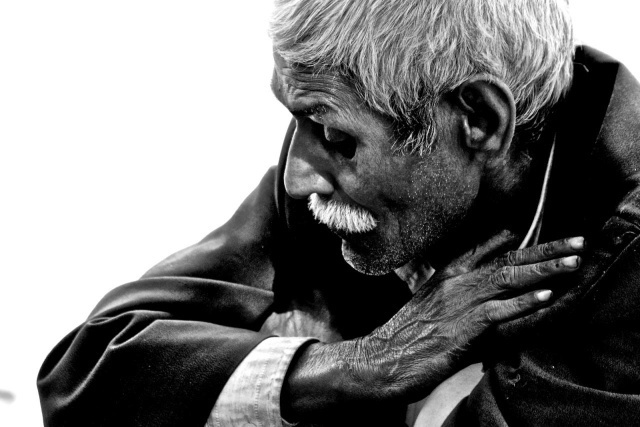
#> input picture assets/abstract_examples/sadness-210-original.jpg, 640 x 427 px
$ python make_abstract_figure.py
#> lines starting #> are read from the running program, lines starting #| are printed output that depends on the picture
#> in main, `canvas = Image.new("RGB", (width, height), "white")`: canvas: PIL image 2000x520 RGB; every value is 255
"""Build the image-centred framework figure used in the WiML abstract."""

from pathlib import Path
from typing import Optional, Tuple

from PIL import Image, ImageDraw, ImageFont


ROOT = Path(__file__).resolve().parents[1]
OUTPUT = ROOT / "abstract" / "figures" / "counterfactual_twins_examples.png"


def font(size: int, bold: bool = False) -> ImageFont.FreeTypeFont:
#> called with size = 27, bold = True
    name = "DejaVuSans-Bold.ttf" if bold else "DejaVuSans.ttf"
    candidates = [
        Path("/System/Library/Fonts/Supplemental/Arial Bold.ttf" if bold else "/System/Library/Fonts/Supplemental/Arial.ttf"),
        Path("/usr/share/fonts/truetype/dejavu") / name,
    ]
    for candidate in candidates:
        if candidate.exists():
            return ImageFont.truetype(str(candidate), size=size)
    return ImageFont.load_default()


def fit_image(
    path: Path,
    size: Tuple[int, int],
    crop: Optional[Tuple[int, int, int, int]] = None,
) -> Image.Image:
#> called with size = (202, 172), crop = (245, 0, 520, 275)
    with Image.open(path) as source:
#> source is the input picture: PIL image 640x427 RGB; min 0, max 255, mean 122.5
        image = source.convert("RGB")
    if crop:
        image = image.crop(crop)
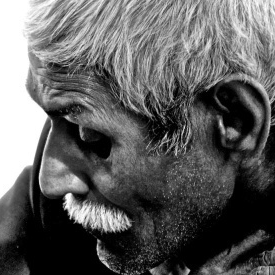
#> image: PIL image 275x275 RGB; min 0, max 255, mean 95.3
    target_w, target_h = size
    scale = min(target_w / image.width, target_h / image.height)
#> scale = 0.625
    resized = image.resize(
        (max(1, round(image.width * scale)), max(1, round(image.height * scale))),
        Image.Resampling.LANCZOS,
    )
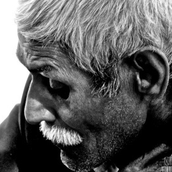
#> resized: PIL image 172x172 RGB; min 0, max 255, mean 95.3
    panel = Image.new("RGB", size, "#f7f7f7")
#> panel: PIL image 202x172 RGB; every value is 247
    panel.paste(resized, ((target_w - resized.width) // 2, (target_h - resized.height) // 2))
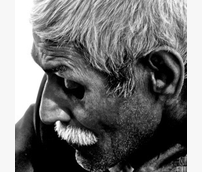
#> panel: PIL image 202x172 RGB; min 0, max 255, mean 117.9
    return panel


def centred(draw: ImageDraw.ImageDraw, xy: Tuple[int, int], text: str, text_font, fill: str) -> None:
    x, y = xy
    box = draw.textbbox((0, 0), text, font=text_font)
    draw.text((x - (box[2] - box[0]) / 2, y), text, font=text_font, fill=fill)


def main() -> None:
    original_scene = ROOT / "assets" / "abstract_examples" / "disgust-224-original.jpg"
    original_face = ROOT / "assets" / "abstract_examples" / "sadness-210-original.jpg"
    examples = [
        (
            "FACIAL AU REGION",
            "neutralise brow evidence",
            original_face,
            ROOT / "assets" / "abstract_examples" / "facial-au-twin.png",
            (245, 0, 520, 275),
            None,
            "#b54545",
        ),
        (
            "COLOUR + LIGHTING",
            "remove local chroma",
            original_scene,
            ROOT / "assets" / "abstract_examples" / "color-lighting-twin.png",
            None,
            None,
            "#c87922",
        ),
        (
            "SCENE CONTEXT",
            "attenuate background",
            original_scene,
            ROOT / "assets" / "abstract_examples" / "scene-context-twin.png",
            None,
            None,
            "#3e7c59",
        ),
        (
            "EMBEDDED TEXT",
            "insert conflicting affect",
            original_scene,
            ROOT / "assets" / "abstract_examples" / "embedded-text-twin.png",
            None,
            None,
            "#3f68a8",
        ),
    ]

    width, height = 2000, 520
    margin, gap = 30, 18
    card_w = (width - 2 * margin - 3 * gap) // 4
    image_w, image_h = 202, 172
    canvas = Image.new("RGB", (width, height), "white")
    draw = ImageDraw.Draw(canvas)
    title_font = font(27, bold=True)
    label_font = font(22, bold=True)
    small_font = font(20)
    footer_font = font(23, bold=True)

    for index, (title, operation, before_path, after_path, before_crop, after_crop, accent) in enumerate(examples):
        x0 = margin + index * (card_w + gap)
        x1 = x0 + card_w
        draw.rounded_rectangle((x0, 10, x1, 373), radius=12, fill="#fbfbfb", outline=accent, width=3)
        centred(draw, ((x0 + x1) // 2, 25), title, title_font, accent)

        left_x = x0 + 17
        right_x = x1 - 17 - image_w
        image_y = 98
        centred(draw, (left_x + image_w // 2, 65), "ORIGINAL", label_font, "#444444")
        centred(draw, (right_x + image_w // 2, 65), "TWIN", label_font, accent)

        before = fit_image(before_path, (image_w, image_h), before_crop)
        after = fit_image(after_path, (image_w, image_h), after_crop)
#> call 2 of fit_image, with size = (202, 172)
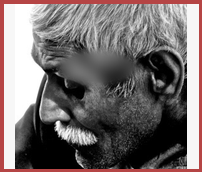
#> input picture assets/abstract_examples/facial-au-twin.png, 202 x 172 px
#> in fit_image, source is the input picture: PIL image 202x172 RGB; mean R, G, B 117.1, 108.8, 108.8
        canvas.paste(before, (left_x, image_y))
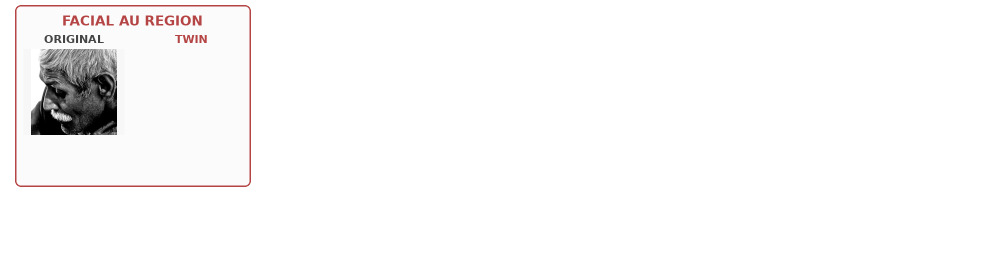
#> canvas: PIL image 2000x520 RGB (shown at 1/2 size); mean R, G, B 249.2, 248.3, 248.3
        canvas.paste(after, (right_x, image_y))
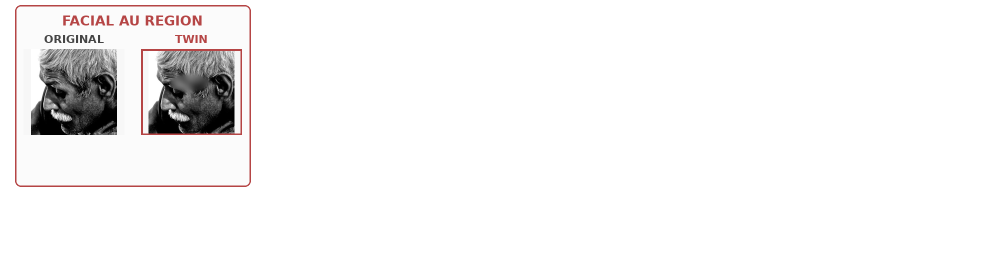
#> canvas: PIL image 2000x520 RGB (shown at 1/2 size); mean R, G, B 244.7, 243.6, 243.6
        draw.rectangle((left_x, image_y, left_x + image_w, image_y + image_h), outline="#777777", width=2)
        draw.rectangle((right_x, image_y, right_x + image_w, image_y + image_h), outline=accent, width=4)

        arrow_left = left_x + image_w + 7
        arrow_right = right_x - 7
        arrow_y = image_y + image_h // 2
        draw.line((arrow_left, arrow_y, arrow_right, arrow_y), fill=accent, width=5)
        draw.polygon(
            [(arrow_right, arrow_y), (arrow_right - 12, arrow_y - 9), (arrow_right - 12, arrow_y + 9)],
            fill=accent,
        )
        centred(draw, ((x0 + x1) // 2, 294), operation, small_font, "#333333")
        centred(draw, ((x0 + x1) // 2, 327), "one cue changed; other content preserved", font(16), "#666666")
#> pass 2 of the loop in main, `for index, (title, operation, before_path, after_path, before_crop, af..`:
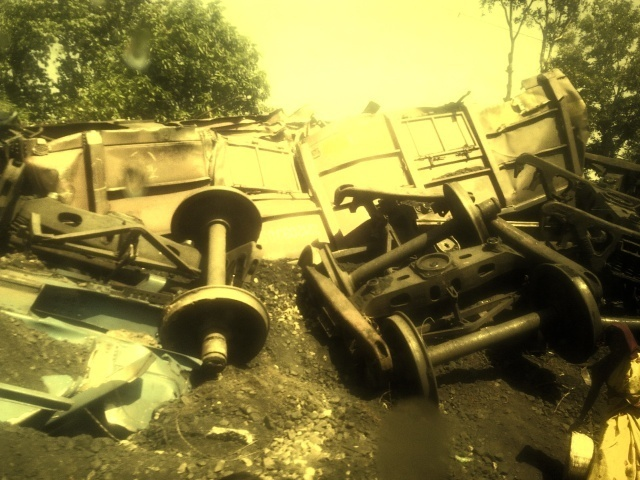
#> input picture assets/abstract_examples/disgust-224-original.jpg, 640 x 480 px
#> in fit_image, source is the input picture: PIL image 640x480 RGB; mean R, G, B 134.9, 125.9, 61.4
#> resized: PIL image 202x152 RGB
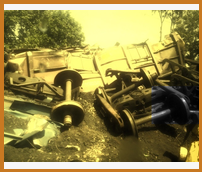
#> input picture assets/abstract_examples/color-lighting-twin.png, 202 x 172 px
#> in fit_image, source is the input picture: PIL image 202x172 RGB; mean R, G, B 148.6, 135.3, 74.4
#> in main, `canvas.paste(after, (right_x, image_y))`:
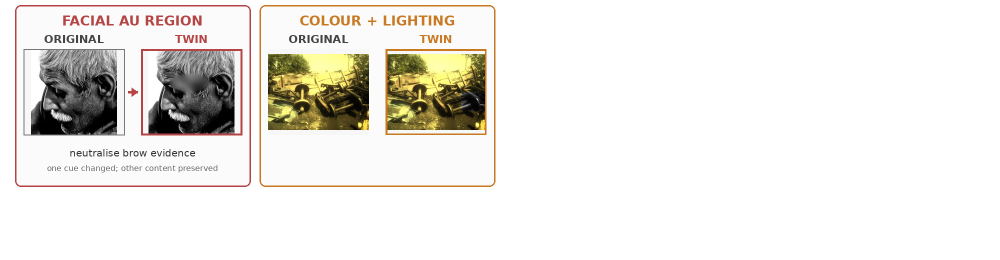
#> canvas: PIL image 2000x520 RGB (shown at 1/2 size); mean R, G, B 236.1, 233.6, 229
#> pass 3 of the loop in main, `for index, (title, operation, before_path, after_path, before_crop, af..`:
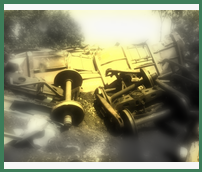
#> input picture assets/abstract_examples/scene-context-twin.png, 202 x 172 px
#> in fit_image, source is the input picture: PIL image 202x172 RGB; mean R, G, B 133.6, 133.9, 104.9
#> in main, `canvas.paste(before, (left_x, image_y))`:
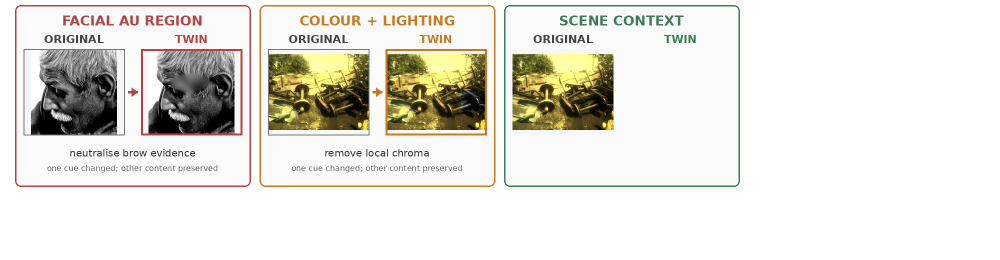
#> canvas: PIL image 2000x520 RGB (shown at 1/2 size); mean R, G, B 230, 227.6, 220.9
#> in main, `canvas.paste(after, (right_x, image_y))`:
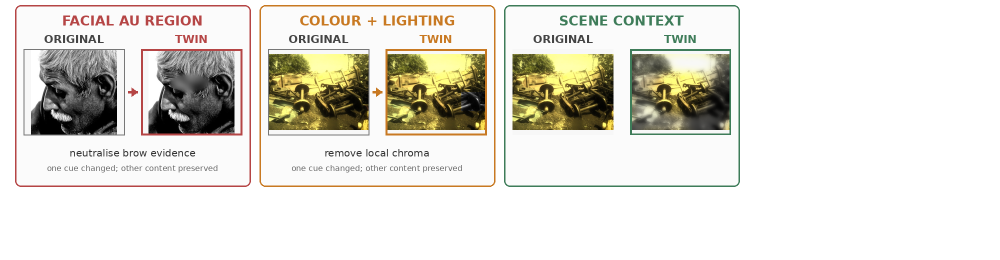
#> canvas: PIL image 2000x520 RGB (shown at 1/2 size); mean R, G, B 226.1, 223.7, 216
#> the loop made 4 passes; the first 3 are shown

    draw.rounded_rectangle((margin, 399, width - margin, 504), radius=12, fill="#f0f5f5", outline="#4a7777", width=2)
    centred(draw, (width // 2, 414), "REPORT-CONDITIONED COUNTERFACTUAL AUDIT", footer_font, "#285d5d")
    centred(
        draw,
        (width // 2, 450),
        "1  model reports cue on original   ->   2  report selects visible region   ->   3  intervene   ->   4  re-query the same model",
        font(18),
        "#222222",
    )
    centred(
        draw,
        (width // 2, 478),
        "test: reported-target response  >  unreported-cue and matched-region controls",
        font(17),
        "#555555",
    )

    OUTPUT.parent.mkdir(parents=True, exist_ok=True)
    canvas.save(OUTPUT, dpi=(300, 300), optimize=True)
    print(OUTPUT)


if __name__ == "__main__":
#> (the run stopped early here; a loop or call above may not have finished)
